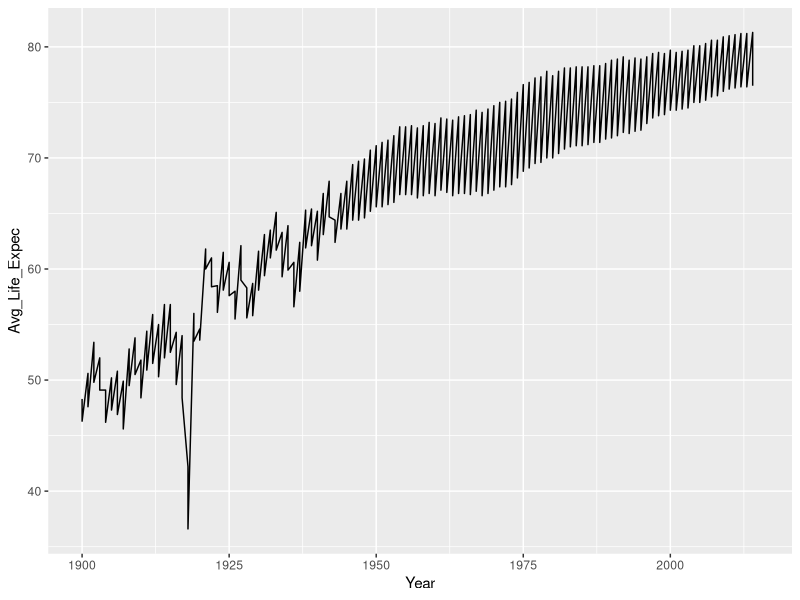
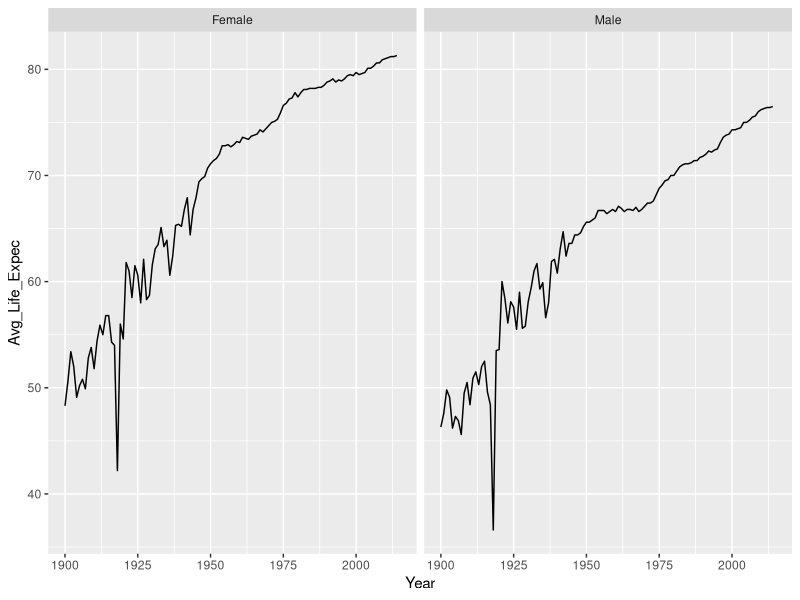
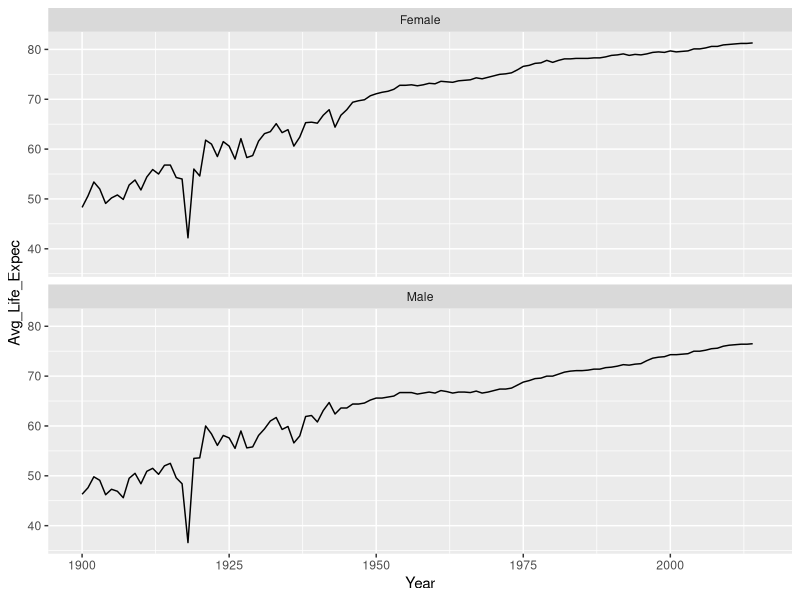
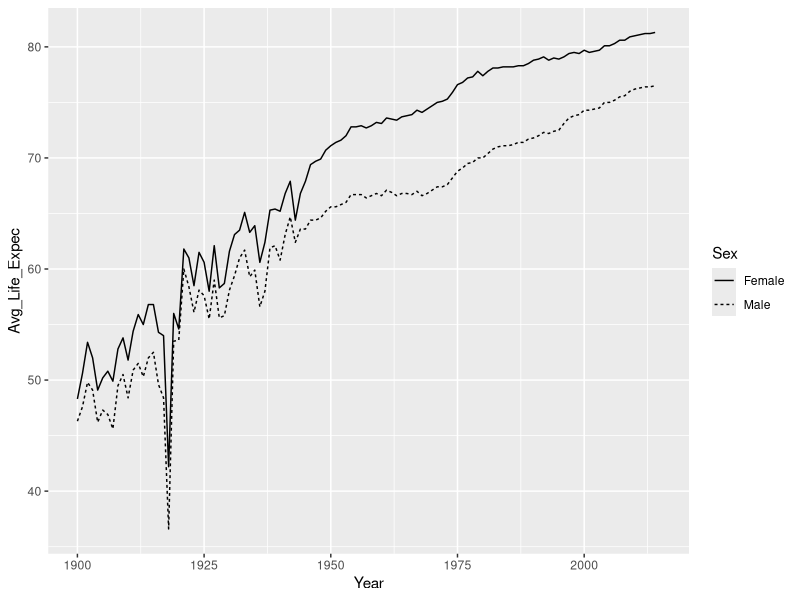
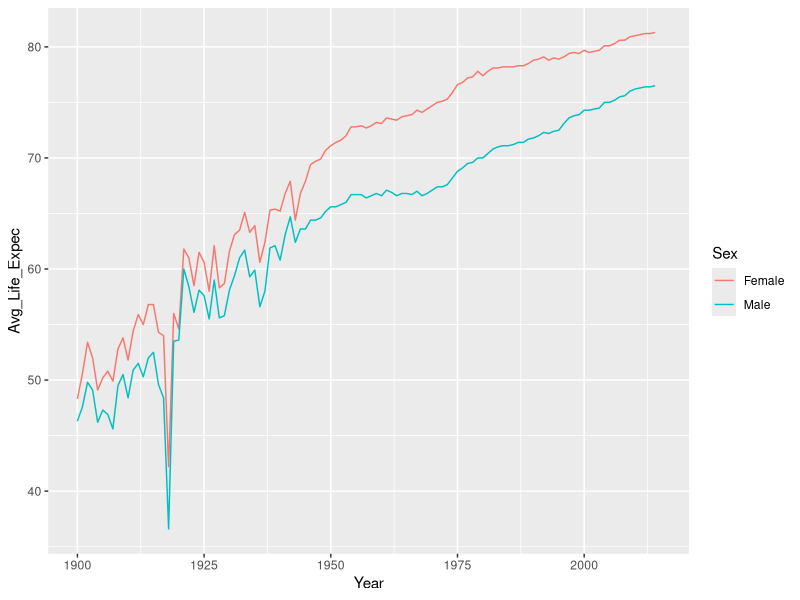
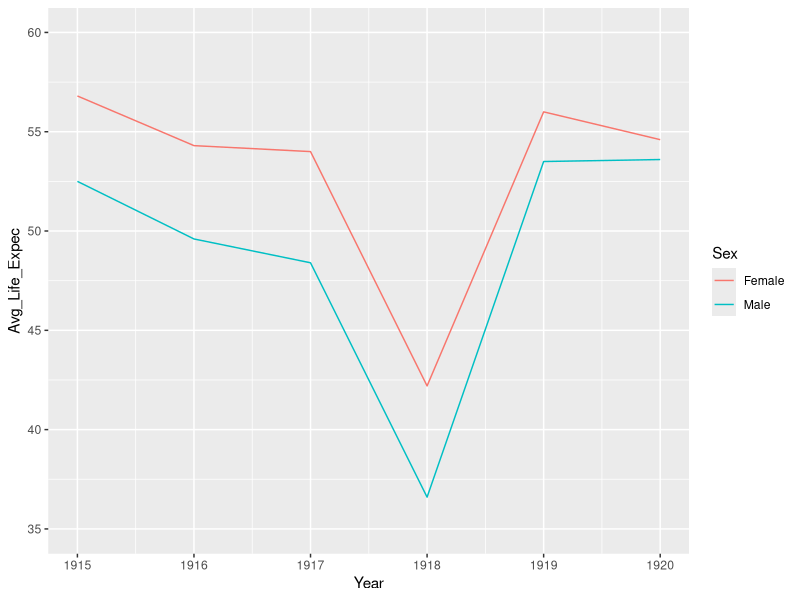
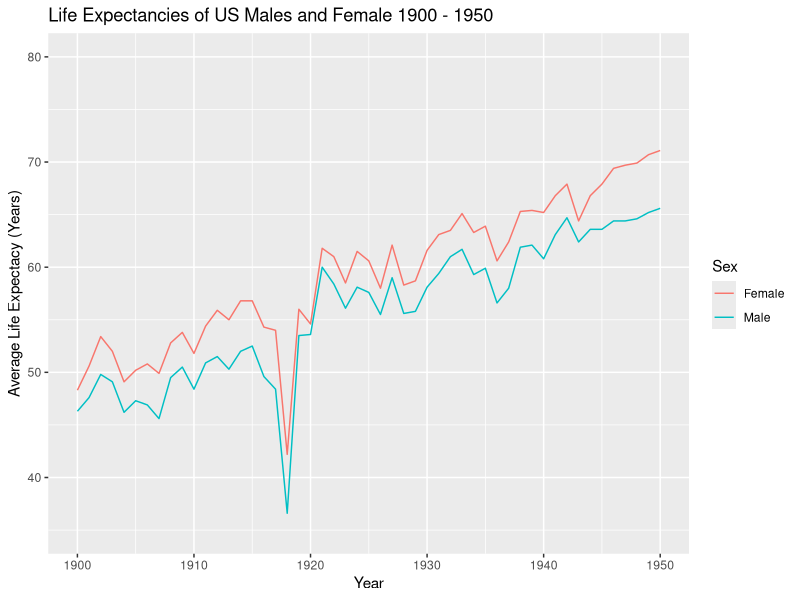
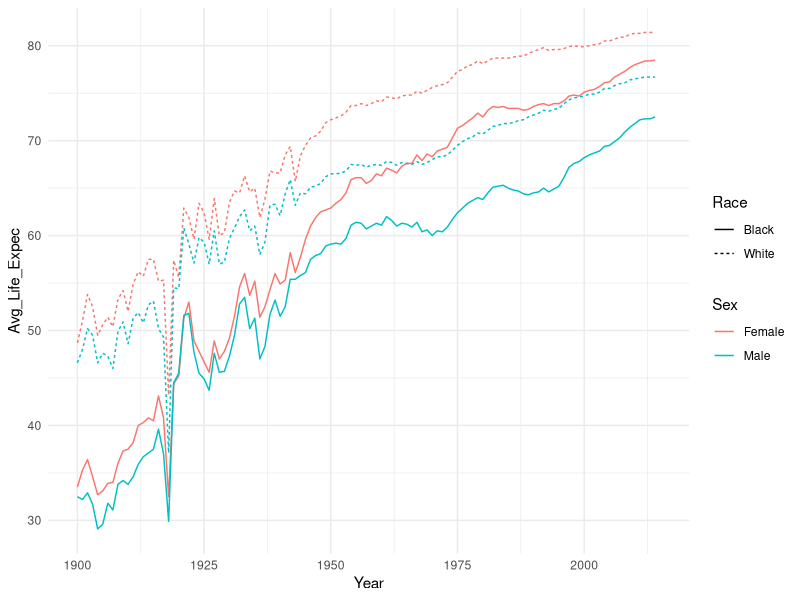

Recreate these plots in R, in order.
## ---- chunk 1
knitr::opts_chunk$set(echo = TRUE)
## ---- chunk 2
library(readr)
life_expec <- read_csv("datasets/life_expec.csv")
## ---- chunk 3
library(dplyr)
 life_expec_sex <- life_expec %>%
  filter( Race == "All Races" & Sex != "Both Sexes" )
head(life_expec_sex,5)
## ---- chunk 4
library(ggplot2)
plot1 <- ggplot(data = life_expec_sex) +
  aes(x = Year, y = Avg_Life_Expec) +
  geom_line()
## ---- chunk 5
plot1
## ---- chunk 6
plot2 <- ggplot( data = life_expec_sex) +
  aes(x = Year, y = Avg_Life_Expec) + 
  geom_line()+
   facet_wrap(~Sex)
## ---- chunk 7
plot2
## ---- chunk 8
# ggplot(data = life_expec_sex) +
#   aes(x = Year, y = Avg_Life_Expec) +
#   geom_line() +
#   facet_wrap(~Sex, ncol = 2)
## ---- chunk 9
plot3 <- ggplot( data = life_expec_sex) +
  aes( x = Year , y = Avg_Life_Expec) +
  geom_line()+
   facet_wrap(~Sex, nrow = 2)
## ---- chunk 10
plot3
## ---- chunk 11
plot4 <- ggplot(data = life_expec_sex) +
  aes(x = Year, y = Avg_Life_Expec, lty = Sex) +
  geom_line()
## ---- chunk 12
plot4
## ---- chunk 13
plot5 <- ggplot(data = life_expec_sex) + 
  aes( x = Year , y= Avg_Life_Expec, color = Sex) + 
  geom_line()
## ---- chunk 14
plot5
## ---- chunk 15
plot6 <- ggplot(life_expec_sex) + 
         aes(x = Year, y = Avg_Life_Expec, color = Sex) +
         geom_line() +
         xlim(1915, 1920) +
         ylim(35, 60)
## ---- chunk 16
plot6
## ---- chunk 17
plot7<- ggplot( data = life_expec_sex) +
  aes( x = Year , y = Avg_Life_Expec, color = Sex ) +
  geom_line() +
  xlim(1900, 1950) + 
  ylim(35, 80) +
  labs(title = "Life Expectancies of US Males and Female 1900 - 1950",
       y = "Average Life Expectacy (Years)")
## ---- chunk 18
plot7
## ---- chunk 19
life_expec_sex_race <- life_expec %>%
  filter((Sex == "Female" | Sex == "Male") &
           (Race == "Black" | Race == "White"))
## ---- chunk 20
plot8 <- ggplot(life_expec_sex_race) + 
  aes(x = Year, y = Avg_Life_Expec, color = Sex, lty = Race) +
  geom_line()
## ---- chunk 21
plot8 +
  theme_minimal()
## ---- chunk 22
plot10 <- ggplot(life_expec_sex_race) + 
       aes(x = Year, y = Avg_Life_Expec, color = Sex, lty = Race) +
       geom_line() +
       scale_color_manual(values = c("magenta", "orange")) + 
       theme_minimal() 
## ---- chunk 23
plot10
## ---- chunk 24
plot11 <- ggplot(life_expec_sex_race) + 
  aes(x = Year, y = Avg_Life_Expec, color = Sex, lty = Race) +
  geom_line() +
  scale_color_manual(values = c("magenta", "orange")) +
  scale_linetype_manual(values = c("longdash", "dotdash")) +
  theme_minimal()
## ---- chunk 25
plot11
## ---- chunk 26
plot12 <- ggplot(life_expec_sex_race) + 
  aes(x = Year, y = Avg_Life_Expec, color = Sex, lty = Race) +
  geom_line() +
  scale_color_manual(values = c("darkgreen", "darkorchid")) +
  scale_linetype_manual(values = c(1,4)) +
  theme_minimal()
## ---- chunk 27
plot12
## ---- chunk 28
plot13 <- ggplot(life_expec_sex_race) + 
  aes(x = Year, y = Avg_Life_Expec, color = Sex) +
  geom_line() + 
  facet_wrap(~Race, ncol = 2)
## ---- chunk 29
plot13
## ---- chunk 30
plot14 <- ggplot(data = life_expec_sex_race) + 
  aes(x = Year, y = Avg_Life_Expec, lty = Race) +
  geom_line() + 
  scale_linetype_manual(values = c(1,4)) +
  facet_wrap(~Sex, ncol = 2) + 
  labs(title = "United States Life Expectancy: 100 Years of Change", 
       y = "Average Life Expectancy (Years)") +
  theme(panel.background = element_rect(fill = "white"))
## ---- chunk 31
plot14
